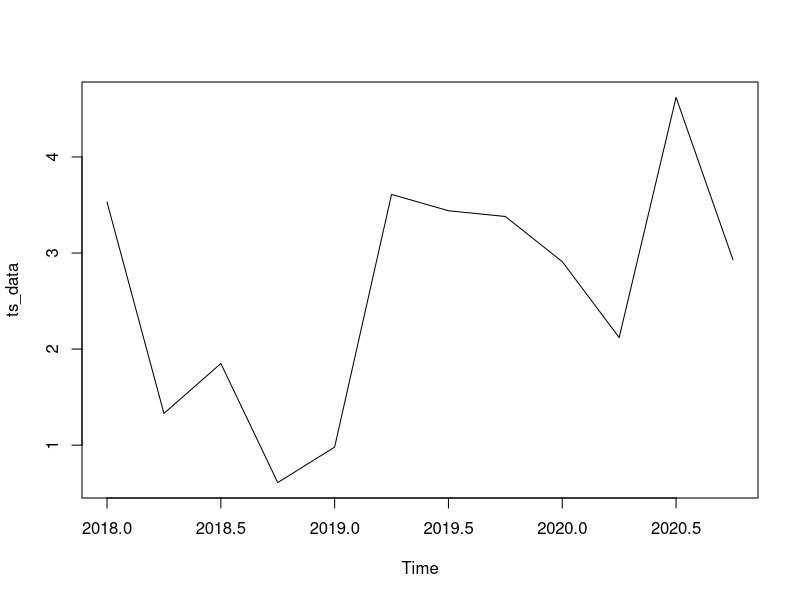

Write R code to recreate this figure.
## ---- chunk 1
knitr::opts_chunk$set(echo = TRUE)
## ---- chunk 2
ts_data <- ts(c(3.53,1.33,1.85,0.61,0.98,3.61,3.44,3.38,2.91,2.12,4.62,2.93),frequency = 4, start = 2018)
plot(ts_data)
## ---- chunk 3
library(forecast) 
ndiffs(ts_data)
## ---- chunk 4
X1 = 2.91
X2 = 0.98
X3 = 3.53
Xt = 2.637 + 0.252*(X1 - 2.637) + 0.061*(X2 - 2.637) - 0.202*(X3 - 2.637) + 0
Xt
## ---- chunk 5
phi = -sqrt(0.215)
XT = -0.431
XTplus1 = XT*phi
XTplus1
## ---- chunk 6
AR1 = -650
ARMA11 = -641
ARMA12 = -636
ARMA23 = -630
ARMA43 = -629
AIC_AR1 = -2 * AR1 + 2*(1+0+2)
AIC_ARMA11 = -2 * ARMA11 + 2*(1+1+2)
AIC_ARMA12 = -2 * ARMA12 + 2*(1+2+2)
AIC_ARMA23 = -2 * ARMA23 + 2*(2+3+2)
AIC_ARMA43 = -2 * ARMA43 + 2*(4+3+2)
AIC_AR1
AIC_ARMA11
AIC_ARMA12
AIC_ARMA23
AIC_ARMA43
